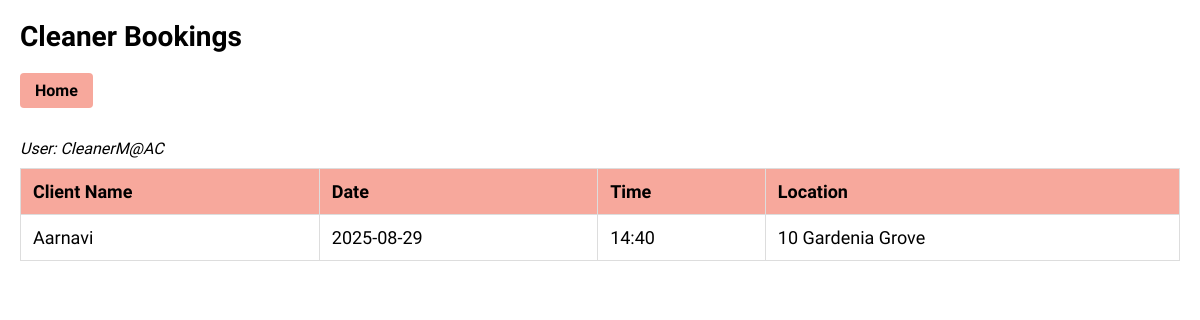
The page /cleaner/bookings (signed in) on the database as committed earlier.
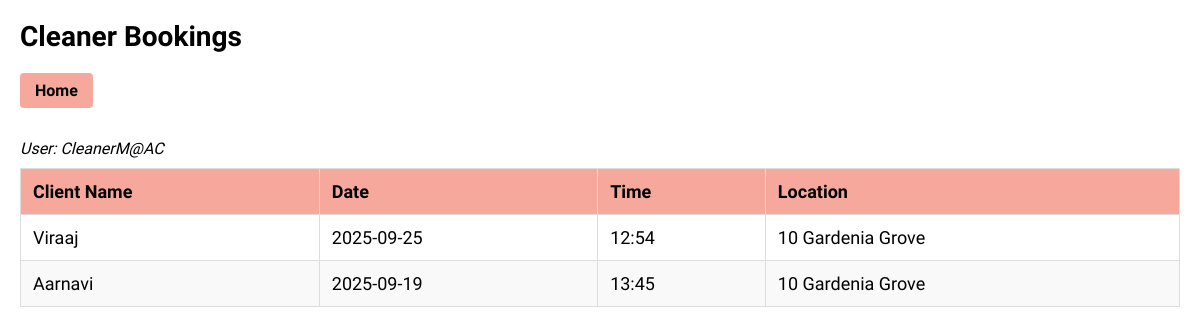
The same page on the database as committed later.
### tables this page shows
CREATE TABLE bookings (
                id INTEGER PRIMARY KEY AUTOINCREMENT,
                client_name TEXT,
                date TEXT,
                time TEXT,
                location TEXT,
                cleaner TEXT
            );

### app.py (the view)
@app.route('/cleaner/bookings')
def cleaner_bookings():
    if session.get('role') != 'cleaner':
        return redirect(url_for('home'))
    conn = get_db()
    c = conn.cursor()
    c.execute("SELECT * FROM bookings WHERE cleaner=?", (session['username'],))
    cleaner_bookings = c.fetchall()
    return render_template('cleaner_bookings.html', bookings=cleaner_bookings, username=session['username'])

### app.py (called while the page is built)
def get_db():
    if '_database' not in g:
        g._database = sqlite3.connect(DATABASE, check_same_thread=False)
    return g._database

@app.teardown_appcontext
def close_connection(exception):
    db = g.pop('_database', None)
    if db is not None:
        db.close()

### templates/cleaner_bookings.html (shortened to what this page needs)
<!DOCTYPE html>
<html lang="en">
<head>
</head>
<body>
    <h1>Cleaner Bookings</h1>
    <a href="/cleaner" class="dashboard-btn" style="display:inline-block; margin-bottom: 15px; padding: 8px 15px; background-color: #f7a89c; color: black; text-decoration: none; border-radius: 4px; font-weight: bold;">Home</a>
    <p class="username">User: {{ username }}</p>
    <table>
        <thead>
            <tr>
                <th>Client Name</th>
                <th>Date</th>
                <th>Time</th>
                <th>Location</th>
            </tr>
        </thead>
        <tbody>
            {% for booking in bookings %}
            <tr>
                <td>{{ booking[1] }}</td>
                <td>{{ booking[2] }}</td>
                <td>{{ booking[3] }}</td>
                <td>{{ booking[4] }}</td>
            </tr>
            {% else %}
            <tr>
                <td colspan="4">No bookings assigned.</td>
            </tr>
            {% endfor %}
        </tbody>
    </table>
</body>
</html>

### templates/cleaner_bookings.html (style rules this page uses)
body { font-family: 'Italiana', serif; background-color: white; color: black; margin: 20px; }
h1 { font-size: 28px; margin-bottom: 20px; }
table { width: 100%; border-collapse: collapse; font-size: 18px; }
th, td { border: 1px solid #ddd; padding: 12px; text-align: left; }
th { background-color: #f7a89c; }
tr:nth-child(even) { background-color: #f9f9f9; }
.username { margin-bottom: 10px; font-style: italic; }
a { color: black; text-decoration: none; }

Rows that differ between the two databases and show on the page:
removed bookings: cleaner "CleanerM@AC", client_name "Aarnavi", date "2025-08-29", time "14:40", location "10 Gardenia Grove"
added bookings: client_name "Viraaj", date "2025-09-25", time "12:54", location "10 Gardenia Grove"
added bookings: client_name "Aarnavi", date "2025-09-19", time "13:45", location "10 Gardenia Grove"
Other text that changed with them:
{{ username }}: (not shown) → "CleanerM@AC"
